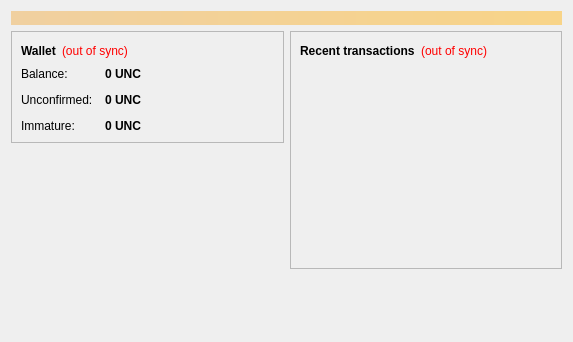
<?xml version="1.0" encoding="UTF-8"?>
<ui version="4.0">
 <class>OverviewPage</class>
 <widget class="QWidget" name="OverviewPage">
  <property name="geometry">
   <rect>
    <x>0</x>
    <y>0</y>
    <width>573</width>
    <height>342</height>
   </rect>
  </property>
  <property name="windowTitle">
   <string>Form</string>
  </property>
  <layout class="QVBoxLayout" name="topLayout">
   <item>
    <widget class="QLabel" name="labelAlerts">
     <property name="visible">
      <bool>false</bool>
     </property>
     <property name="styleSheet">
      <string notr="true">background-color: qlineargradient(x1: 0, y1: 0, x2: 1, y2: 0, stop:0 #F0D0A0, stop:1 #F8D488); color:#000000;</string>
     </property>
     <property name="wordWrap">
      <bool>true</bool>
     </property>
     <property name="margin">
      <number>3</number>
     </property>
    </widget>
   </item>
   <item>
    <layout class="QHBoxLayout" name="horizontalLayout" stretch="1,1">
     <item>
      <layout class="QVBoxLayout" name="verticalLayout_2">
       <item>
        <widget class="QFrame" name="frame">
         <property name="frameShape">
          <enum>QFrame::StyledPanel</enum>
         </property>
         <property name="frameShadow">
          <enum>QFrame::Raised</enum>
         </property>
         <layout class="QVBoxLayout" name="verticalLayout_4">
          <item>
           <layout class="QHBoxLayout" name="horizontalLayout_4">
            <item>
             <widget class="QLabel" name="label_5">
              <property name="font">
               <font>
                <weight>75</weight>
                <bold>true</bold>
               </font>
              </property>
              <property name="text">
               <string>Wallet</string>
              </property>
             </widget>
            </item>
            <item>
             <widget class="QLabel" name="labelWalletStatus">
              <property name="toolTip">
               <string>&lt;html&gt;&lt;head/&gt;&lt;body&gt;&lt;p&gt;The displayed information may be out of date. Your wallet automatically synchronizes with the RomeCoin network after a connection is established, but this process has not completed yet.&lt;/p&gt;&lt;/body&gt;&lt;/html&gt;</string>
              </property>
              <property name="styleSheet">
               <string notr="true">QLabel { color: red; }</string>
              </property>
              <property name="text">
               <string notr="true">(out of sync)</string>
              </property>
              <property name="alignment">
               <set>Qt::AlignLeading|Qt::AlignLeft|Qt::AlignVCenter</set>
              </property>
             </widget>
            </item>
            <item>
             <spacer name="horizontalSpacer_2">
              <property name="orientation">
               <enum>Qt::Horizontal</enum>
              </property>
              <property name="sizeHint" stdset="0">
               <size>
                <width>40</width>
                <height>20</height>
               </size>
              </property>
             </spacer>
            </item>
           </layout>
          </item>
          <item>
           <layout class="QFormLayout" name="formLayout_2">
            <property name="fieldGrowthPolicy">
             <enum>QFormLayout::AllNonFixedFieldsGrow</enum>
            </property>
            <property name="horizontalSpacing">
             <number>12</number>
            </property>
            <property name="verticalSpacing">
             <number>12</number>
            </property>
            <item row="0" column="0">
             <widget class="QLabel" name="label">
              <property name="text">
               <string>Balance:</string>
              </property>
             </widget>
            </item>
            <item row="0" column="1">
             <widget class="QLabel" name="labelBalance">
              <property name="font">
               <font>
                <weight>75</weight>
                <bold>true</bold>
               </font>
              </property>
              <property name="cursor">
               <cursorShape>IBeamCursor</cursorShape>
              </property>
              <property name="toolTip">
               <string>Your current balance</string>
              </property>
              <property name="text">
               <string notr="true">0 UNC</string>
              </property>
              <property name="textInteractionFlags">
               <set>Qt::LinksAccessibleByMouse|Qt::TextSelectableByKeyboard|Qt::TextSelectableByMouse</set>
              </property>
             </widget>
            </item>
            <item row="1" column="0">
             <widget class="QLabel" name="label_3">
              <property name="text">
               <string>Unconfirmed:</string>
              </property>
             </widget>
            </item>
            <item row="1" column="1">
             <widget class="QLabel" name="labelUnconfirmed">
              <property name="font">
               <font>
                <weight>75</weight>
                <bold>true</bold>
               </font>
              </property>
              <property name="cursor">
               <cursorShape>IBeamCursor</cursorShape>
              </property>
              <property name="toolTip">
               <string>Total of transactions that have yet to be confirmed, and do not yet count toward the current balance</string>
              </property>
              <property name="text">
               <string notr="true">0 UNC</string>
              </property>
              <property name="textInteractionFlags">
               <set>Qt::LinksAccessibleByMouse|Qt::TextSelectableByKeyboard|Qt::TextSelectableByMouse</set>
              </property>
             </widget>
            </item>
            <item row="2" column="0">
             <widget class="QLabel" name="labelImmatureText">
              <property name="text">
               <string>Immature:</string>
              </property>
             </widget>
            </item>
            <item row="2" column="1">
             <widget class="QLabel" name="labelImmature">
              <property name="font">
               <font>
                <weight>75</weight>
                <bold>true</bold>
               </font>
              </property>
              <property name="toolTip">
               <string>Mined balance that has not yet matured</string>
              </property>
              <property name="text">
               <string notr="true">0 UNC</string>
              </property>
              <property name="textInteractionFlags">
               <set>Qt::LinksAccessibleByMouse|Qt::TextSelectableByKeyboard|Qt::TextSelectableByMouse</set>
              </property>
             </widget>
            </item>
           </layout>
          </item>
             
         </layout>
        </widget>
       </item>
       <item>
        <spacer name="verticalSpacer">
         <property name="orientation">
          <enum>Qt::Vertical</enum>
         </property>
         <property name="sizeHint" stdset="0">
          <size>
           <width>20</width>
           <height>40</height>
          </size>
         </property>
        </spacer>
       </item>
 <item>
           <widget class="QLabel" name="label_wallet_bgcoin">
            <property name="text">
             <string/>
            </property>
            <property name="pixmap">
             <pixmap resource="../bitcoin.qrc">:/images/backg</pixmap>
            </property>
            <property name="scaledContents">
             <bool>false</bool>
            </property>
            <property name="alignment">
             <set>Qt::AlignCenter</set>
            </property>
            <property name="margin">
             <number>-2</number>
            </property>
           </widget>
          </item>
      </layout>
     </item>
     <item>
      <layout class="QVBoxLayout" name="verticalLayout_3">
       <item>
        <widget class="QFrame" name="frame_2">
         <property name="frameShape">
          <enum>QFrame::StyledPanel</enum>
         </property>
         <property name="frameShadow">
          <enum>QFrame::Raised</enum>
         </property>
         <layout class="QVBoxLayout" name="verticalLayout">
          <item>
           <layout class="QHBoxLayout" name="horizontalLayout_2">
            <item>
             <widget class="QLabel" name="label_4">
              <property name="text">
               <string>&lt;b&gt;Recent transactions&lt;/b&gt;</string>
              </property>
             </widget>
            </item>
            <item>
             <widget class="QLabel" name="labelTransactionsStatus">
              <property name="toolTip">
               <string>&lt;html&gt;&lt;head/&gt;&lt;body&gt;&lt;p&gt;The displayed information may be out of date. Your wallet automatically synchronizes with the RomeCoin network after a connection is established, but this process has not completed yet.&lt;/p&gt;&lt;/body&gt;&lt;/html&gt;</string>
              </property>
              <property name="styleSheet">
               <string notr="true">QLabel { color: red; }</string>
              </property>
              <property name="text">
               <string notr="true">(out of sync)</string>
              </property>
              <property name="alignment">
               <set>Qt::AlignRight|Qt::AlignTrailing|Qt::AlignVCenter</set>
              </property>
             </widget>
            </item>
            <item>
             <spacer name="horizontalSpacer">
              <property name="orientation">
               <enum>Qt::Horizontal</enum>
              </property>
              <property name="sizeHint" stdset="0">
               <size>
                <width>40</width>
                <height>20</height>
               </size>
              </property>
             </spacer>
            </item>
           </layout>
          </item>
          <item>
           <widget class="QListView" name="listTransactions">
            <property name="styleSheet">
             <string notr="true">QListView { background: transparent; }</string>
            </property>
            <property name="frameShape">
             <enum>QFrame::NoFrame</enum>
            </property>
            <property name="verticalScrollBarPolicy">
             <enum>Qt::ScrollBarAlwaysOff</enum>
            </property>
            <property name="horizontalScrollBarPolicy">
             <enum>Qt::ScrollBarAlwaysOff</enum>
            </property>
            <property name="selectionMode">
             <enum>QAbstractItemView::NoSelection</enum>
            </property>
           </widget>
          </item>
         </layout>
        </widget>
       </item>
       <item>
        <spacer name="verticalSpacer_2">
         <property name="orientation">
          <enum>Qt::Vertical</enum>
         </property>
         <property name="sizeHint" stdset="0">
          <size>
           <width>20</width>
           <height>40</height>
          </size>
         </property>
        </spacer>
       </item>
      </layout>
     </item>
    </layout>
   </item>
  </layout>
 </widget>
 <resources/>
 <connections/>
</ui>
